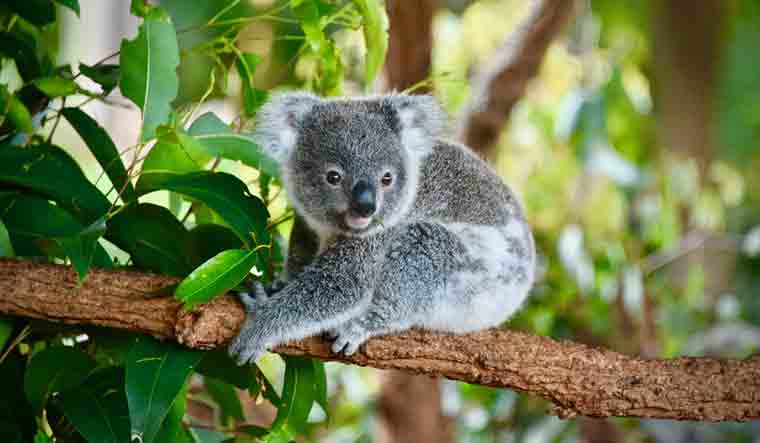
#> input picture input-images/koala.jpg, 760 x 443 px
$ python 04cropimage.py
#> lines starting #> are read from the running program, lines starting #| are printed output that depends on the picture
from PIL import Image

im = Image.open('input-images/koala.jpg')
#> im is the input picture: PIL image 760x443 RGB; mean R, G, B 110.4, 121.9, 78.2
im.show()

#pass the coordinates for the upper left and lower right corner of the rectangle to cr
cropped = im.crop((220,80,520,380))
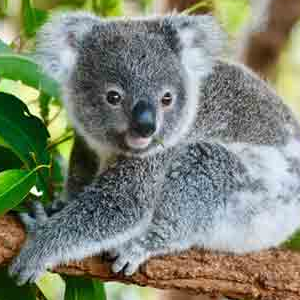
#> cropped: PIL image 300x300 RGB; mean R, G, B 125.8, 132.5, 114.9

cropped.show()

#Save the cropped image
cropped.save('out-images/croppedkoala.jpg')

$ run again, with input-images/cat.jpg copied over input-images/koala.jpg
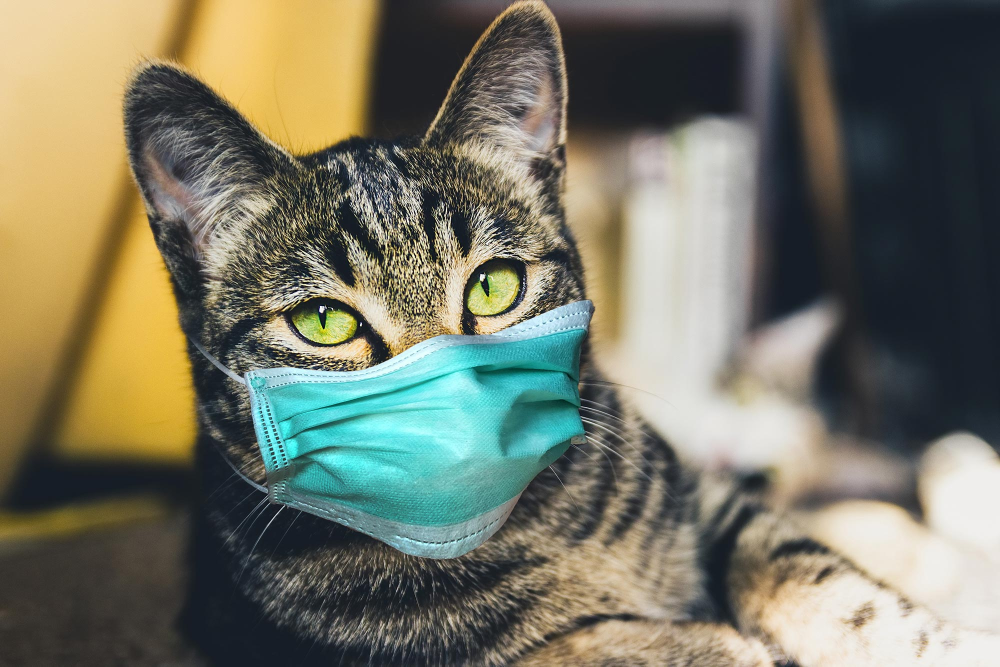
#> input picture input-images/cat.jpg, 2000 x 1333 px (shown at 1/2 size)
#> im is the input picture: PIL image 2000x1333 RGB; mean R, G, B 117.1, 117.1, 100.5
#> `cropped = im.crop((220,80,520,380))`:
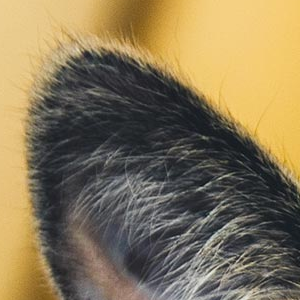
#> cropped: PIL image 300x300 RGB; mean R, G, B 133.6, 118.3, 87.4

$ run again, with input-images/clownfish.jpg copied over input-images/koala.jpg
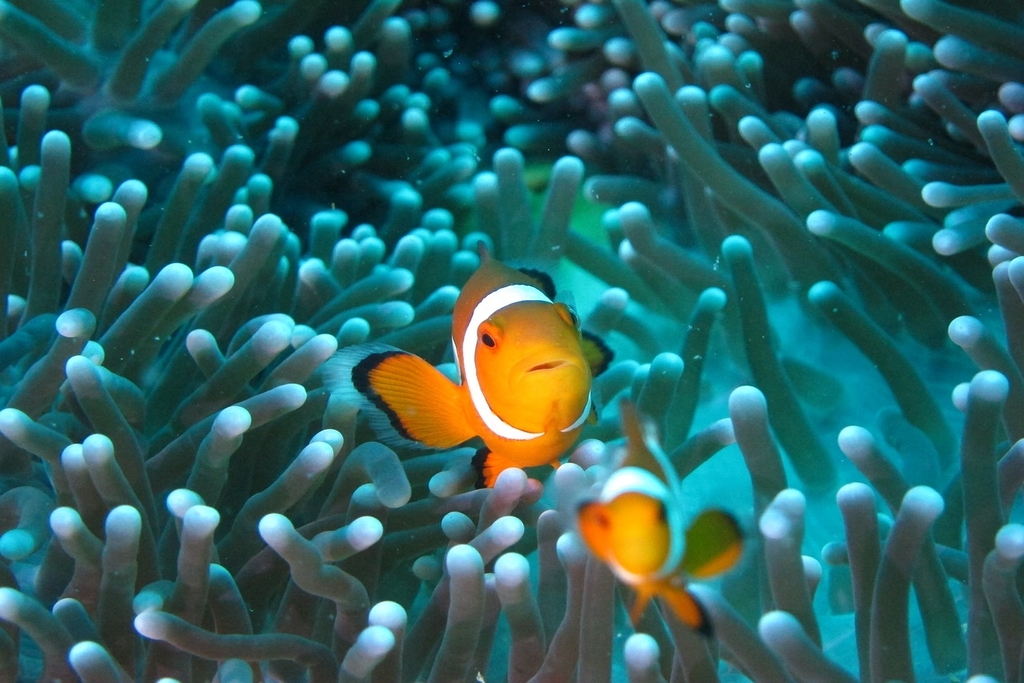
#> input picture input-images/clownfish.jpg, 1024 x 683 px
#> im is the input picture: PIL image 1024x683 RGB; mean R, G, B 44.9, 97.7, 97.1
#> `cropped = im.crop((220,80,520,380))`:
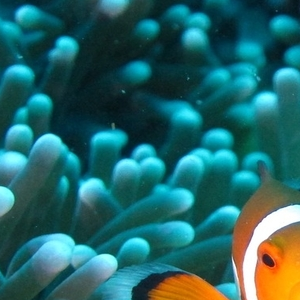
#> cropped: PIL image 300x300 RGB; mean R, G, B 37.9, 101.8, 102.7

$ run again, with input-images/cutedog.jpg copied over input-images/koala.jpg
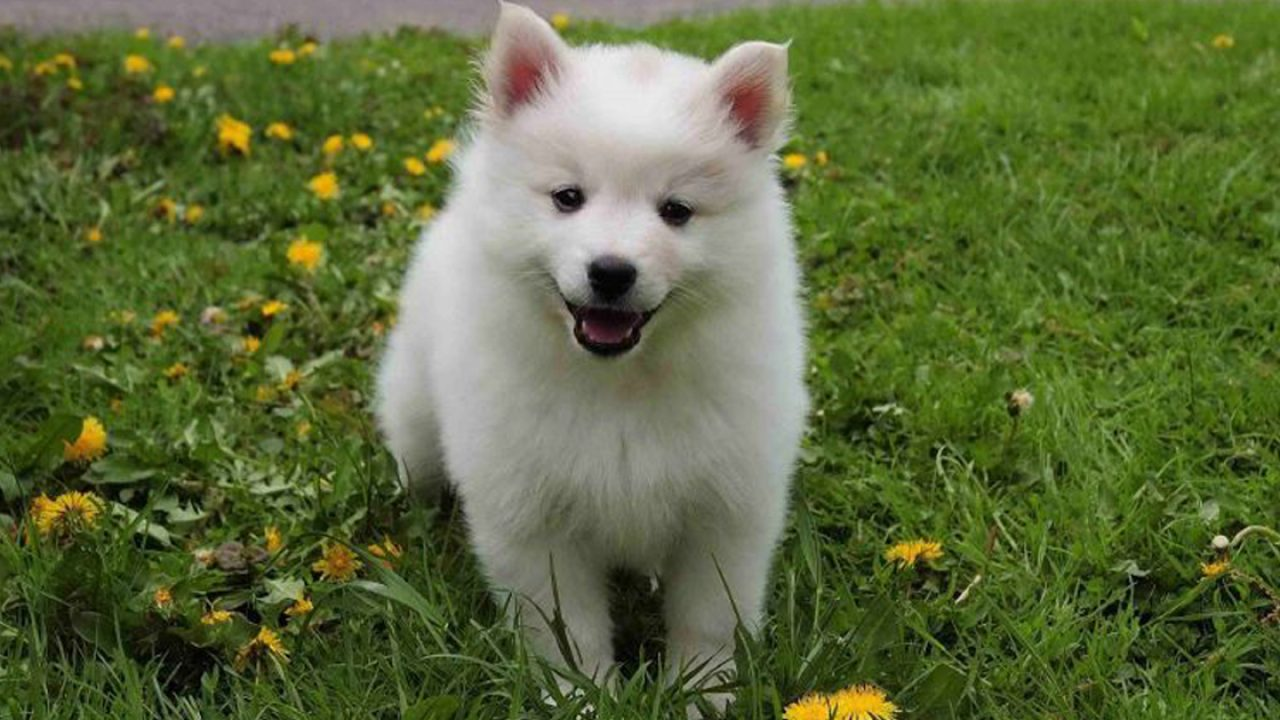
#> input picture input-images/cutedog.jpg, 1280 x 720 px
#> im is the input picture: PIL image 1280x720 RGB; mean R, G, B 91.5, 105.5, 58.2
#> `cropped = im.crop((220,80,520,380))`:
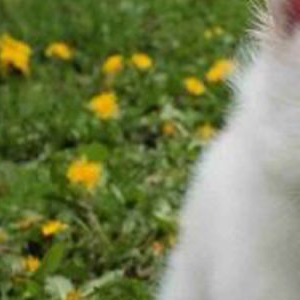
#> cropped: PIL image 300x300 RGB; mean R, G, B 117.8, 127.3, 81.3
